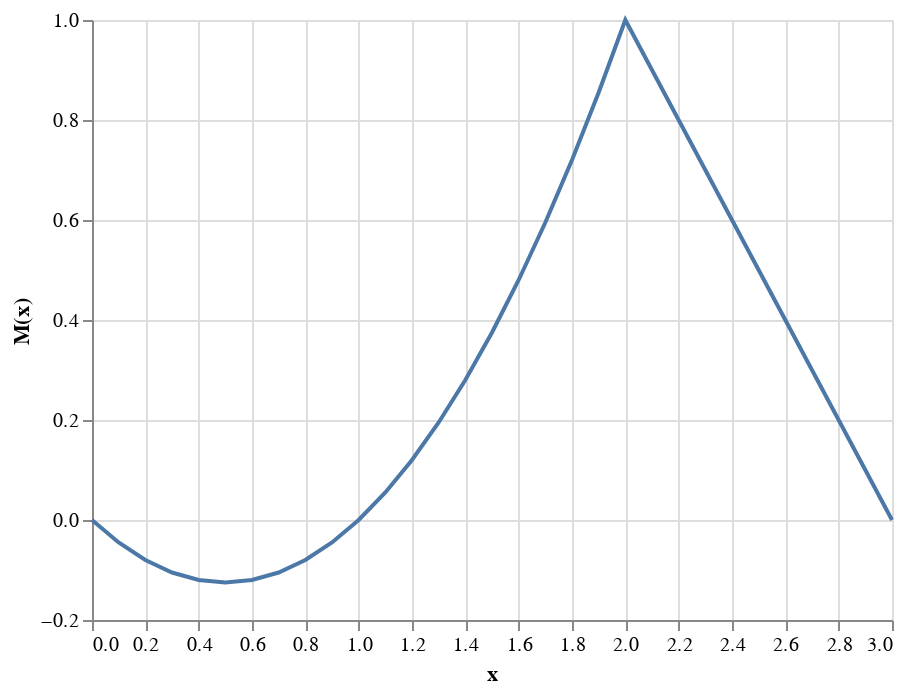

The notebook cell saved with this chart:
### Code cell
# Plot moment diagram
alt.Chart(source).mark_line().encode(
    x='x',
    y='M(x)'
)

### Figure 1 — Vega-Lite specification as saved in the notebook (floating-point values rounded to 4 significant figures)
{"$schema": "https://vega.github.io/schema/vega-lite/v2.6.0.json", "config": {"view": {"height": 300, "width": 400}}, "data": {"name": "data-71ff0cf4072a10ab138a278ddff61103"}, "datasets": {"data-71ff0cf4072a10ab138a278ddff61103": [{"M(x)": 0, "V(x)": -0.5, "x": 0}, {"M(x)": -0.045, "V(x)": -0.4, "x": 0.1}, {"M(x)": -0.08, "V(x)": -0.3, "x": 0.2}, {"M(x)": -0.105, "V(x)": -0.2, "x": 0.3}, {"M(x)": -0.12, "V(x)": -0.1, "x": 0.4}, {"M(x)": -0.125, "V(x)": 0, "x": 0.5}, {"M(x)": -0.12, "V(x)": 0.1, "x": 0.6}, {"M(x)": -0.105, "V(x)": 0.2, "x": 0.7}, {"M(x)": -0.08, "V(x)": 0.3, "x": 0.8}, {"M(x)": -0.045, "V(x)": 0.4, "x": 0.9}, {"M(x)": 0, "V(x)": 0.5, "x": 1}, {"M(x)": 0.055, "V(x)": 0.6, "x": 1.1}, {"M(x)": 0.12, "V(x)": 0.7, "x": 1.2}, {"M(x)": 0.195, "V(x)": 0.8, "x": 1.3}, {"M(x)": 0.28, "V(x)": 0.9, "x": 1.4}, {"M(x)": 0.375, "V(x)": 1, "x": 1.5}, {"M(x)": 0.48, "V(x)": 1.1, "x": 1.6}, {"M(x)": 0.595, "V(x)": 1.2, "x": 1.7}, {"M(x)": 0.72, "V(x)": 1.3, "x": 1.8}, {"M(x)": 0.855, "V(x)": 1.4, "x": 1.9}, {"M(x)": 1, "V(x)": 1.5, "x": 2}, {"M(x)": 0.9, "V(x)": -0.9, "x": 2.1}, {"M(x)": 0.8, "V(x)": -0.8, "x": 2.2}, {"M(x)": 0.7, "V(x)": -0.7, "x": 2.3}, {"M(x)": 0.6, "V(x)": -0.6, "x": 2.4}, {"M(x)": 0.5, "V(x)": -0.5, "x": 2.5}, {"M(x)": 0.4, "V(x)": -0.4, "x": 2.6}, {"M(x)": 0.3, "V(x)": -0.3, "x": 2.7}, {"M(x)": 0.2, "V(x)": -0.2, "x": 2.8}, {"M(x)": 0.1, "V(x)": -0.1, "x": 2.9}, {"M(x)": 0, "V(x)": 0, "x": 3}]}, "encoding": {"x": {"field": "x", "type": "quantitative"}, "y": {"field": "M(x)", "type": "quantitative"}}, "mark": "line"}
